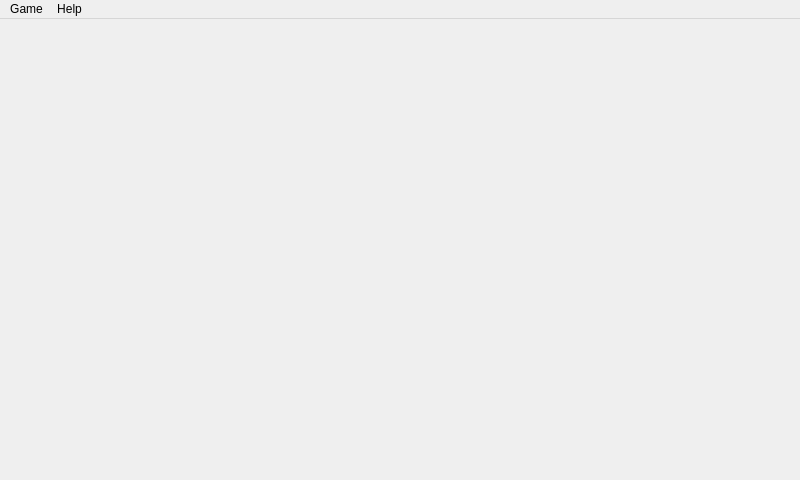
<?xml version="1.0" encoding="UTF-8"?>
<ui version="4.0">
 <class>KVMainWindow</class>
 <widget class="QMainWindow" name="KVMainWindow">
  <property name="geometry">
   <rect>
    <x>0</x>
    <y>0</y>
    <width>800</width>
    <height>480</height>
   </rect>
  </property>
  <property name="sizePolicy">
   <sizepolicy hsizetype="Fixed" vsizetype="Fixed">
    <horstretch>0</horstretch>
    <verstretch>0</verstretch>
   </sizepolicy>
  </property>
  <property name="windowTitle">
   <string>KanColleTool Viewer</string>
  </property>
  <widget class="QWidget" name="centralwidget">
   <layout class="QVBoxLayout" name="verticalLayout">
    <property name="margin">
     <number>0</number>
    </property>
   </layout>
  </widget>
  <widget class="QMenuBar" name="menubar">
   <property name="geometry">
    <rect>
     <x>0</x>
     <y>0</y>
     <width>800</width>
     <height>21</height>
    </rect>
   </property>
   <widget class="QMenu" name="menuViewer">
    <property name="title">
     <string>Game</string>
    </property>
    <addaction name="actionEnterAPILink"/>
    <addaction name="actionGetAPILink"/>
    <addaction name="actionClearCache"/>
    <addaction name="actionReset"/>
    <addaction name="actionScreenshot"/>
    <addaction name="separator"/>
    <addaction name="actionSettings"/>
    <addaction name="actionExit"/>
   </widget>
   <widget class="QMenu" name="menuHelp">
    <property name="title">
     <string>Help</string>
    </property>
    <addaction name="actionAbout"/>
   </widget>
   <addaction name="menuViewer"/>
   <addaction name="menuHelp"/>
  </widget>
  <action name="actionEnterAPILink">
   <property name="text">
    <string>Enter API Link</string>
   </property>
   <property name="shortcut">
    <string>Ctrl+L</string>
   </property>
  </action>
  <action name="actionClearCache">
   <property name="text">
    <string>Clear Cache</string>
   </property>
  </action>
  <action name="actionReset">
   <property name="text">
    <string>Reset</string>
   </property>
  </action>
  <action name="actionSettings">
   <property name="text">
    <string>Settings</string>
   </property>
  </action>
  <action name="actionExit">
   <property name="text">
    <string>Exit</string>
   </property>
   <property name="shortcut">
    <string>Ctrl+Q</string>
   </property>
  </action>
  <action name="actionAbout">
   <property name="text">
    <string>About</string>
   </property>
  </action>
  <action name="actionCheckForUpdates">
   <property name="text">
    <string>Check for Updates</string>
   </property>
  </action>
  <action name="actionScreenshot">
   <property name="text">
    <string>Screenshot</string>
   </property>
   <property name="shortcut">
    <string>Ctrl+I</string>
   </property>
  </action>
  <action name="actionGetAPILink">
   <property name="text">
    <string>Get API Link</string>
   </property>
  </action>
 </widget>
 <resources/>
 <connections/>
</ui>
